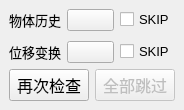
<?xml version="1.0" encoding="UTF-8"?>
<ui version="4.0">
 <class>modelInterceptWindow</class>
 <widget class="QMainWindow" name="modelInterceptWindow">
  <property name="geometry">
   <rect>
    <x>0</x>
    <y>0</y>
    <width>176</width>
    <height>108</height>
   </rect>
  </property>
  <property name="windowTitle">
   <string>模型拦截工具</string>
  </property>
  <property name="windowOpacity">
   <double>1.000000000000000</double>
  </property>
  <property name="autoFillBackground">
   <bool>false</bool>
  </property>
  <widget class="QWidget" name="centralwidget">
   <layout class="QVBoxLayout" name="verticalLayout">
    <item>
     <layout class="QGridLayout" name="gridLayout" columnstretch="0,0,0">
      <property name="horizontalSpacing">
       <number>6</number>
      </property>
      <property name="verticalSpacing">
       <number>10</number>
      </property>
      <item row="1" column="1">
       <widget class="QPushButton" name="check1Btn">
        <property name="text">
         <string/>
        </property>
       </widget>
      </item>
      <item row="1" column="0">
       <widget class="QLabel" name="label1">
        <property name="font">
         <font>
          <pointsize>10</pointsize>
         </font>
        </property>
        <property name="text">
         <string>位移变换</string>
        </property>
       </widget>
      </item>
      <item row="1" column="2">
       <widget class="QCheckBox" name="skip1">
        <property name="font">
         <font>
          <pointsize>10</pointsize>
         </font>
        </property>
        <property name="text">
         <string>SKIP</string>
        </property>
       </widget>
      </item>
      <item row="0" column="2">
       <widget class="QCheckBox" name="skip0">
        <property name="font">
         <font>
          <pointsize>10</pointsize>
         </font>
        </property>
        <property name="text">
         <string>SKIP</string>
        </property>
       </widget>
      </item>
      <item row="0" column="0">
       <widget class="QLabel" name="label0">
        <property name="font">
         <font>
          <pointsize>10</pointsize>
         </font>
        </property>
        <property name="text">
         <string>物体历史</string>
        </property>
       </widget>
      </item>
      <item row="0" column="1">
       <widget class="QPushButton" name="check0Btn">
        <property name="text">
         <string/>
        </property>
       </widget>
      </item>
     </layout>
    </item>
    <item>
     <layout class="QGridLayout" name="gridLayout2" columnstretch="0,0">
      <item row="0" column="1">
       <widget class="QPushButton" name="skipAllBtn">
        <property name="enabled">
         <bool>false</bool>
        </property>
        <property name="font">
         <font>
          <pointsize>12</pointsize>
         </font>
        </property>
        <property name="text">
         <string>全部跳过</string>
        </property>
       </widget>
      </item>
      <item row="0" column="0">
       <widget class="QPushButton" name="checkAllBtn">
        <property name="font">
         <font>
          <pointsize>12</pointsize>
         </font>
        </property>
        <property name="text">
         <string>再次检查</string>
        </property>
       </widget>
      </item>
     </layout>
    </item>
   </layout>
  </widget>
 </widget>
 <resources/>
 <connections>
  <connection>
   <sender>skip1</sender>
   <signal>toggled(bool)</signal>
   <receiver>check1Btn</receiver>
   <slot>setDisabled(bool)</slot>
   <hints>
    <hint type="sourcelabel">
     <x>165</x>
     <y>62</y>
    </hint>
    <hint type="destinationlabel">
     <x>108</x>
     <y>65</y>
    </hint>
   </hints>
  </connection>
 </connections>
</ui>
